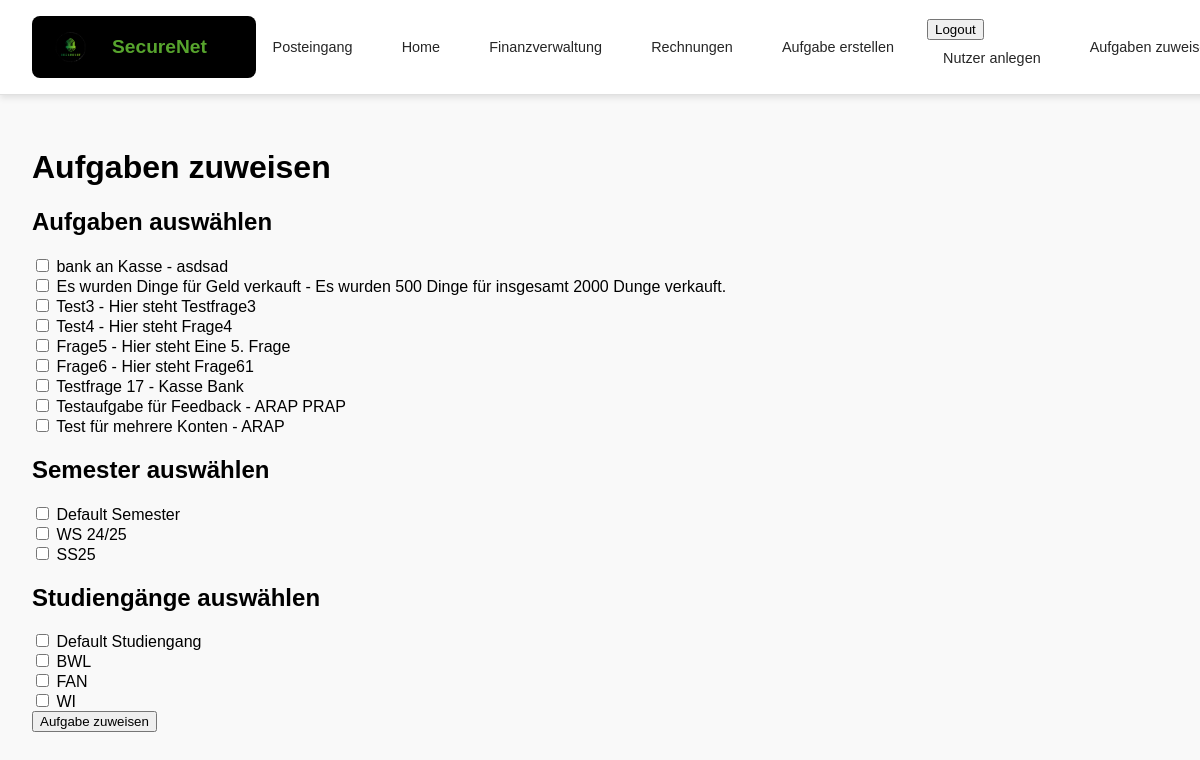
The page /users/aufgaben_zuweisen/ (signed in) on the database as committed earlier.
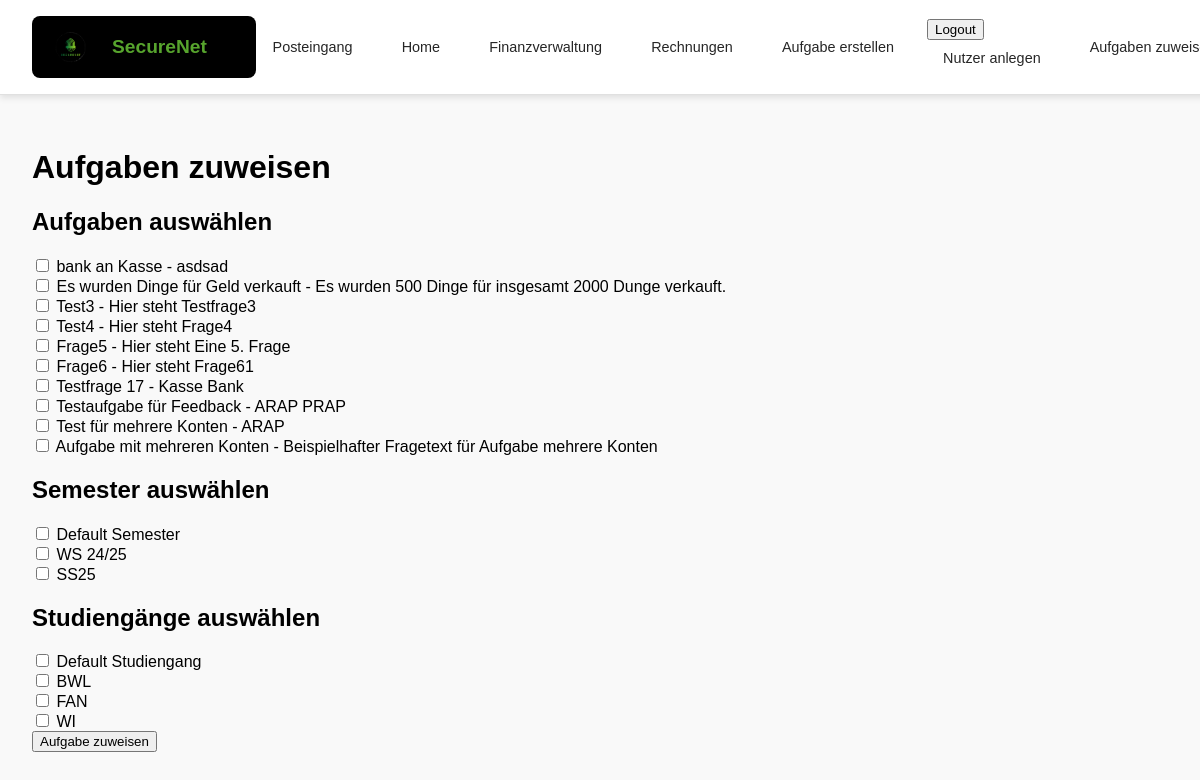
The same page on the database as committed later.
### posts/models.py (models this page shows, shortened)
class Aufgabe_neu(models.Model):
    RECHNUNGSTYPEN = [
        ('eingehend', 'Eingehende Rechnung'),
        ('ausgehend', 'Ausgehende Rechnung'),
        ('intern', 'Interner Vorgang'),
    ]
    unternehmen_kategorie = models.ForeignKey(Unternehmen, on_delete=models.CASCADE)
    fragentyp = models.ForeignKey(Aufgabenkategorie, on_delete=models.CASCADE)
    fragentyp_text = models.CharField(max_length=255)
    mailtext = models.TextField()
    frage = models.TextField()
    bezugswert = models.FloatField()
    min_wert = models.FloatField(null=True, blank=True)
    max_wert = models.FloatField(null=True, blank=True)
    nutzungsdauer = models.IntegerField(null=True, blank=True)
    feedback_konto_falsch = models.TextField(null=True, blank=True, help_text="Feedback, wenn ein falsches Konto gewählt wurde.")
    feedback_betrag_falsch = models.TextField(null=True, blank=True, help_text="Feedback, wenn der Betrag falsch ist.")
    anschrift_kunde = models.TextField(blank=True, null=True, default='Kunde XYZ\nMusterstraße 1\n12345 Musterstadt')
    eigene_ansicht = models.TextField(blank=True, null=True, default='Mein Unternehmen GmbH\nHauptstraße 10\n54321 Stadt')
    rechnungsnummer = models.CharField(max_length=50, blank=True, null=True, default='RE-00001')
    datum = models.DateField(blank=True, null=True, auto_now_add=True)
    rechnungsbetrag = models.DecimalField(max_digits=10, decimal_places=2, blank=True, null=True, default=0.00)
    zahlweise = models.CharField(max_length=255, blank=True, null=True, default='Überweisung innerhalb von 14 Tagen')
    verabschiedung = models.TextField(blank=True, null=True, default='Mit freundlichen Grüßen,\nIhr Unternehmen')
    kontakt = models.TextField(blank=True, null=True, default='Tel: 01234 567890\nE-Mail: info@unternehmen.de')
    beschreibung = models.TextField(blank=True, null=True, default='Keine weiteren Details angegeben.')
    rechnungstyp = models.CharField(max_length=20, choices=RECHNUNGSTYPEN, default='intern')

### users/models.py (models this page shows, shortened)
class Semester(models.Model):
    name = models.CharField(max_length=10, unique=True)

class Studiengang(models.Model):
    name = models.CharField(max_length=100, unique=True)

### posts/views.py (the view)
    def _wrapped_view_func(request, *args, **kwargs):
        if request.user.is_authenticated and request.user.role == 'teacher':
            return view_func(request, *args, **kwargs)
        else:
            return HttpResponse(f'Fehlende Berechtigung <br><a href="{reverse("index")}">Zurück zur Startseite</a>')

### posts/views.py (called while the page is built)
def lehrkraft_required(view_func):
    def _wrapped_view_func(request, *args, **kwargs):
        if request.user.is_authenticated and request.user.role == 'teacher':
            return view_func(request, *args, **kwargs)
        else:
            return HttpResponse(f'Fehlende Berechtigung <br><a href="{reverse("index")}">Zurück zur Startseite</a>')
    return _wrapped_view_func

### users/views.py (called while the page is built, shortened)
@lehrkraft_required
def aufgaben_zuweisen_view(request):
    if not request.user.role == 'teacher':
        return HttpResponse(f'Fehlende Berechtigung <br><a href="/">Zurück zur Startseite</a>')
    aufgaben = Aufgabe_neu.objects.all()
    semester = Semester.objects.all()
    studiengaenge = Studiengang.objects.all()
    return render(request, 'users/aufgaben_zuweisen.html', {
        'aufgaben': aufgaben,
        'semester': semester,
        'studiengaenge': studiengaenge
    })

### users/templates/users/aufgaben_zuweisen.html (shortened to what this page needs)
{% extends 'master_layout.html' %}
{% block content %}
<h1>Aufgaben zuweisen</h1>
<form method="post">
    <h2>Aufgaben auswählen</h2>
    {% for aufgabe in aufgaben %}
        <div>
            <input type="checkbox" name="aufgaben" value="{{ aufgabe.id }}">
            <label>{{ aufgabe.fragentyp_text }} - {{ aufgabe.frage }}</label>
        </div>
    {% endfor %}
    <h2>Semester auswählen</h2>
    {% for sem in semester %}
        <div>
            <input type="checkbox" name="semester" value="{{ sem.id }}">
            <label>{{ sem.name }}</label>
        </div>
    {% endfor %}
    <h2>Studiengänge auswählen</h2>
    {% for studiengang in studiengaenge %}
        <div>
            <input type="checkbox" name="studiengaenge" value="{{ studiengang.id }}">
            <label>{{ studiengang.name }}</label>
        </div>
    {% endfor %}
    <button type="submit">Aufgabe zuweisen</button>
</form>
{% endblock %}

Rows that differ between the two databases and show on the page:
added Aufgabe_neu: fragentyp_text "Aufgabe mit mehreren Konten", frage "Beispielhafter Fragetext für Aufgabe mehrere Konten"
